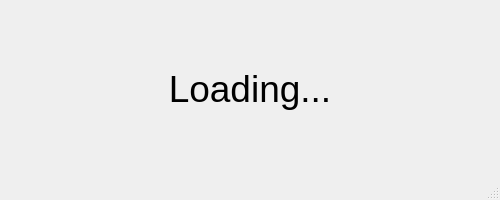
<?xml version="1.0" encoding="UTF-8"?>
<ui version="4.0">
 <class>MainWindow</class>
 <widget class="QMainWindow" name="MainWindow">
  <property name="geometry">
   <rect>
    <x>0</x>
    <y>0</y>
    <width>500</width>
    <height>200</height>
   </rect>
  </property>
  <property name="maximumSize">
   <size>
    <width>500</width>
    <height>500</height>
   </size>
  </property>
  <property name="windowTitle">
   <string>MainWindow</string>
  </property>
  <widget class="QWidget" name="centralwidget">
   <layout class="QVBoxLayout" name="verticalLayout">
    <item>
     <widget class="QLabel" name="ui_label">
      <property name="font">
       <font>
        <pointsize>28</pointsize>
       </font>
      </property>
      <property name="text">
       <string>Loading...</string>
      </property>
      <property name="textFormat">
       <enum>Qt::PlainText</enum>
      </property>
      <property name="alignment">
       <set>Qt::AlignCenter</set>
      </property>
     </widget>
    </item>
   </layout>
  </widget>
  <widget class="QStatusBar" name="statusbar"/>
 </widget>
 <resources/>
 <connections/>
</ui>
